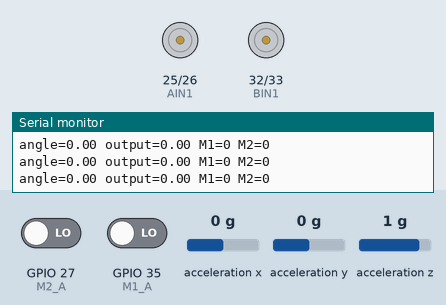
This sketch was run on a simulated ESP32. Parts: motor-driver pin pairs drawn as motors (green arrow = first pin HIGH = forward, orange = second pin HIGH = backward, longer = more drive), the last lines printed to the serial monitor. Wiring (inferred from the names in the program): MPU-6050 motion sensor at I2C address 0x68. The test bench sets the inputs (shaded band); at power-on: acceleration x 0 g, GPIO 27 (M2_A) LOW, GPIO 35 (M1_A) LOW, acceleration y 0 g, acceleration z 1 g.

Above: at 1.7 s.
1.8 s: acceleration x set to -1.4 g
At 2.9 s:
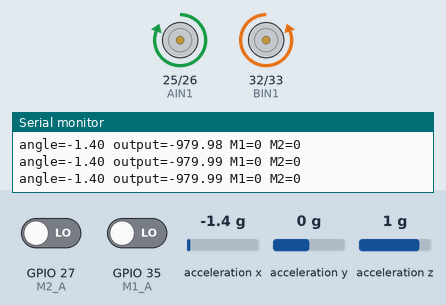
3.3 s: acceleration x set to 0.1 g
At 3.9 s:
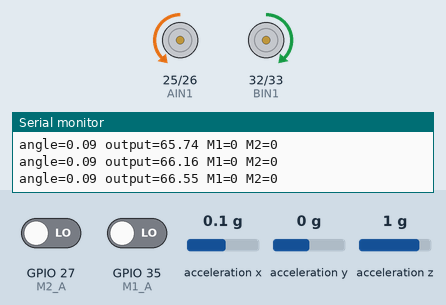
5.0 s: acceleration x set to -0.2 g
At 7.2 s:
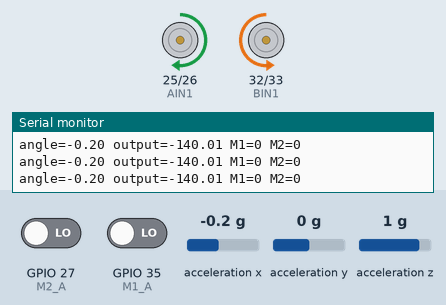
8.0 s: acceleration x set to 0.2 g
At 9.5 s:
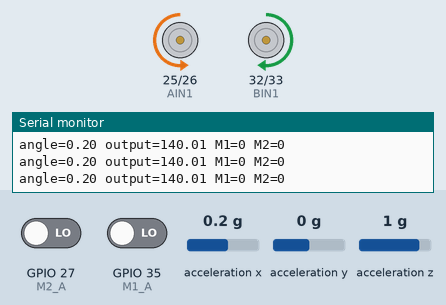
11.0 s: acceleration x set to 0.8 g
At 12.1 s:
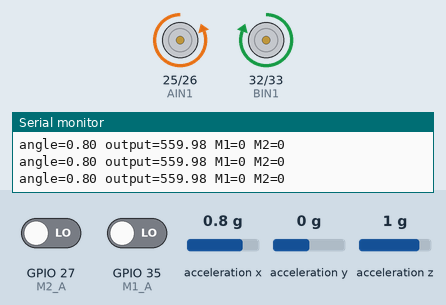
Timing chart, 0 to 13.5 s (numbered marks = the images above; inputs shaded):
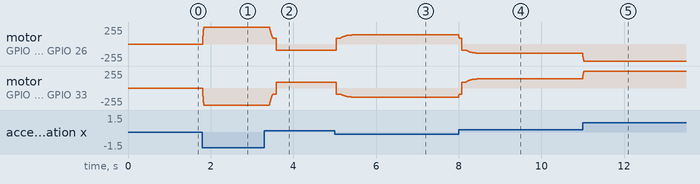

Measured:
- after the input at 1.8 s, motor on GPIO 25 (AIN1) / GPIO 26 (AIN2): stopped → forward 255/255 at once; motor on GPIO 32 (BIN1) / GPIO 33 (BIN2): stopped → backward 255/255 at once
- after the input at 3.3 s, motor on GPIO 25 (AIN1) / GPIO 26 (AIN2): moves from forward 255/255 to backward 90/255 over 0.17 s, starting after 0.12 s; motor on GPIO 32 (BIN1) / GPIO 33 (BIN2): moves from backward 255/255 to forward 90/255 over 0.17 s, starting after 0.12 s
- after the input at 5.0 s, motor on GPIO 25 (AIN1) / GPIO 26 (AIN2): moves from backward 90/255 to forward 140/255 over 1.0 s, starting at once; motor on GPIO 32 (BIN1) / GPIO 33 (BIN2): moves from forward 90/255 to backward 140/255 over 1.0 s, starting at once
- after the input at 8.0 s, motor on GPIO 25 (AIN1) / GPIO 26 (AIN2): moves from forward 140/255 to backward 140/255 over 1.1 s, starting at once; motor on GPIO 32 (BIN1) / GPIO 33 (BIN2): moves from backward 140/255 to forward 140/255 over 1.1 s, starting at once
- after the input at 11.0 s, motor on GPIO 25 (AIN1) / GPIO 26 (AIN2): backward 140/255 → backward 255/255 at once; motor on GPIO 32 (BIN1) / GPIO 33 (BIN2): forward 140/255 → forward 255/255 at once

The sketch:

test1.ino
```cpp
#include <Wire.h> //i2c library so esp can communicate with mpu

#define AIN1 25 //motor1 pins for drv8833 пины DRV8833 для мотора 1
#define AIN2 26 //motor1 pins for drv8833
#define BIN1 32 //motor2 pins for drv8833 пины DRV8833 для мотора 2
#define BIN2 33 //motor2 pins for drv8833

#define M1_A 35 // encoder pins for motor1 пины энкодера мотора 1
#define M1_B 23 // encoder pins for motor1
#define M2_A 27 // encoder pins for motor2 пины энкодера мотора 2
#define M2_B 19 // encoder pins for motor2

volatile long count1 = 0; // volatile — variable changes in interrupt, счётчик мотора 1
volatile long count2 = 0; // compiler must not cache it счётчик мотора 2

// volatile — переменная меняется в прерывании,
// компилятор не должна её кешировать

void IRAM_ATTR encoder1() {
  // IRAM_ATTR — function stored in fast memory
  // called automatically when encoder sends a pulse
  // IRAM_ATTR — функция хранится в быстрой памяти
  // вызывается автоматически когда энкодер даёт импульс
  if (digitalRead(M1_B)) count1++; // forward
  else count1--; // backward
}

void IRAM_ATTR encoder2() {
  if (digitalRead(M2_B)) count2++;
  else count2--; // same but for the second motor
}

long accelX; // raw accelerometer data сырые данные акселерометра
float gForceX; // angle in g units угол в единицах g
float offset = 0; // initial angle = our zero начальный угол = наш ноль
float smoothAngle = 0; // smoothed angle сглаженный угол
float lastAngle = 0; // previous angle for D component прошлый угол для D компонента


float Kp = 700;  // основная сила || reaction strength to angle сила реакции на угол
float Kd = 200;  // торможение при приближении к нулю || braking when approaching zero торможение при приближении к нулю

void setup() {
  Serial.begin(115200); // Serial Monitor for debugging Serial Monitor для отладки
  Wire.begin(); // start I2C запускаем I2C
  setupMPU(); // configure MPU6050 настраиваем MPU6050

  pinMode(AIN1, OUTPUT); // set motor pins as outputs
  pinMode(AIN2, OUTPUT); // настраиваем пины моторов как выходы
  pinMode(BIN1, OUTPUT);
  pinMode(BIN2, OUTPUT);

  pinMode(M1_A, INPUT); // set encoder pins as inputs
  pinMode(M1_B, INPUT); // настраиваем пины энкодеров как входы
  pinMode(M2_A, INPUT);
  pinMode(M2_B, INPUT);
  attachInterrupt(M1_A, encoder1, RISING);// attach interrupts — \\ every encoder pulse calls encoder1() or encoder2()
  attachInterrupt(M2_A, encoder2, RISING); // подключаем прерывания — // при каждом импульсе энкодера вызывается encoder1() или encoder2()

  delay(500); // wait for MPU to stabilize ждём стабилизации MPU
  recordAccelRegisters(); // read initial angle читаем начальный угол
  offset = gForceX; // save as zero запоминаем как ноль
  Serial.print("Offset="); // печатает текст БЕЗ новой строки
  Serial.println(offset); // печатает число И переходит на новую строку
}

void loop() {
  recordAccelRegisters(); // read angle читаем угол

  float angle = gForceX - offset; // deviation from zero отклонение от нуля
  smoothAngle = 0.9 * smoothAngle + 0.1 * angle; // smoothing — removes sensor noise сглаживание — убираем шум

  float derivative = smoothAngle - lastAngle; // D component — rate of angle change D компонент — скорость изменения угла
  lastAngle = smoothAngle;

  float output = Kp * smoothAngle + Kd * derivative; // PD controller — calculate output signal PD регулятор — считаем выходной сигнал
  int speed = constrain(abs(output), 0, 255); // motor speed — 0 to 255, minimum 90 скорость мотора — от 0 до 255, минимум 90
  if (speed > 0 && speed < 90) speed = 90;

  // motor direction depends on sign of output направление моторов по знаку output
  if (output > 0.05) {
    // motors forward
    analogWrite(AIN1, 0);
    analogWrite(AIN2, speed);
    analogWrite(BIN1, speed);
    analogWrite(BIN2, 0);
  } else if (output < -0.05) {
    // motors backward
    analogWrite(AIN1, speed);
    analogWrite(AIN2, 0);
    analogWrite(BIN1, 0);
    analogWrite(BIN2, speed);
  } else {
    // stop
    analogWrite(AIN1, 0);
    analogWrite(AIN2, 0);
    analogWrite(BIN1, 0);
    analogWrite(BIN2, 0);
  }

  Serial.print("angle="); //things to see in serial monitor like whyy
  Serial.print(smoothAngle);
  Serial.print(" output=");
  Serial.print(output);
  Serial.print(" M1=");
  Serial.print(count1);
  Serial.print(" M2=");
  Serial.println(count2);

  delay(10);
}

void setupMPU(){
  // register 0x6B = power, write 0 = disable sleep
  // register 0x1B = gyroscope, 0 = range ±250°/s
  // register 0x1C = accelerometer, 0 = range ±2g
  // регистр 0x6B = питание, пишем 0 = выключаем sleep
  // регистр 0x1B = гироскоп, 0 = диапазон ±250°/с
  // регистр 0x1C = акселерометр, 0 = диапазон ±2g
  Wire.beginTransmission(0b1101000);
  Wire.write(0x6B);
  Wire.write(0b00000000);
  Wire.endTransmission();
  Wire.beginTransmission(0b1101000);
  Wire.write(0x1B);
  Wire.write(0x00000000);
  Wire.endTransmission();
  Wire.beginTransmission(0b1101000);
  Wire.write(0x1C);
  Wire.write(0b00000000);
  Wire.endTransmission();
}

void recordAccelRegisters() {
  Wire.beginTransmission(0b1101000);
  Wire.write(0x3B);// address of X accelerometer register
  Wire.endTransmission();
  Wire.requestFrom(0b1101000, 6); // request 6 bytes (X, Y, Z)
  while(Wire.available() < 6); // wait for all bytes
  accelX = Wire.read()<<8|Wire.read(); // two bytes → one number
  Wire.read(); Wire.read(); // Y — not used
  Wire.read(); Wire.read(); // Z — not used
  gForceX = (int16_t)accelX / 16384.0; // convert to g \\ 16384 = maximum value at ±2g range
}
```
